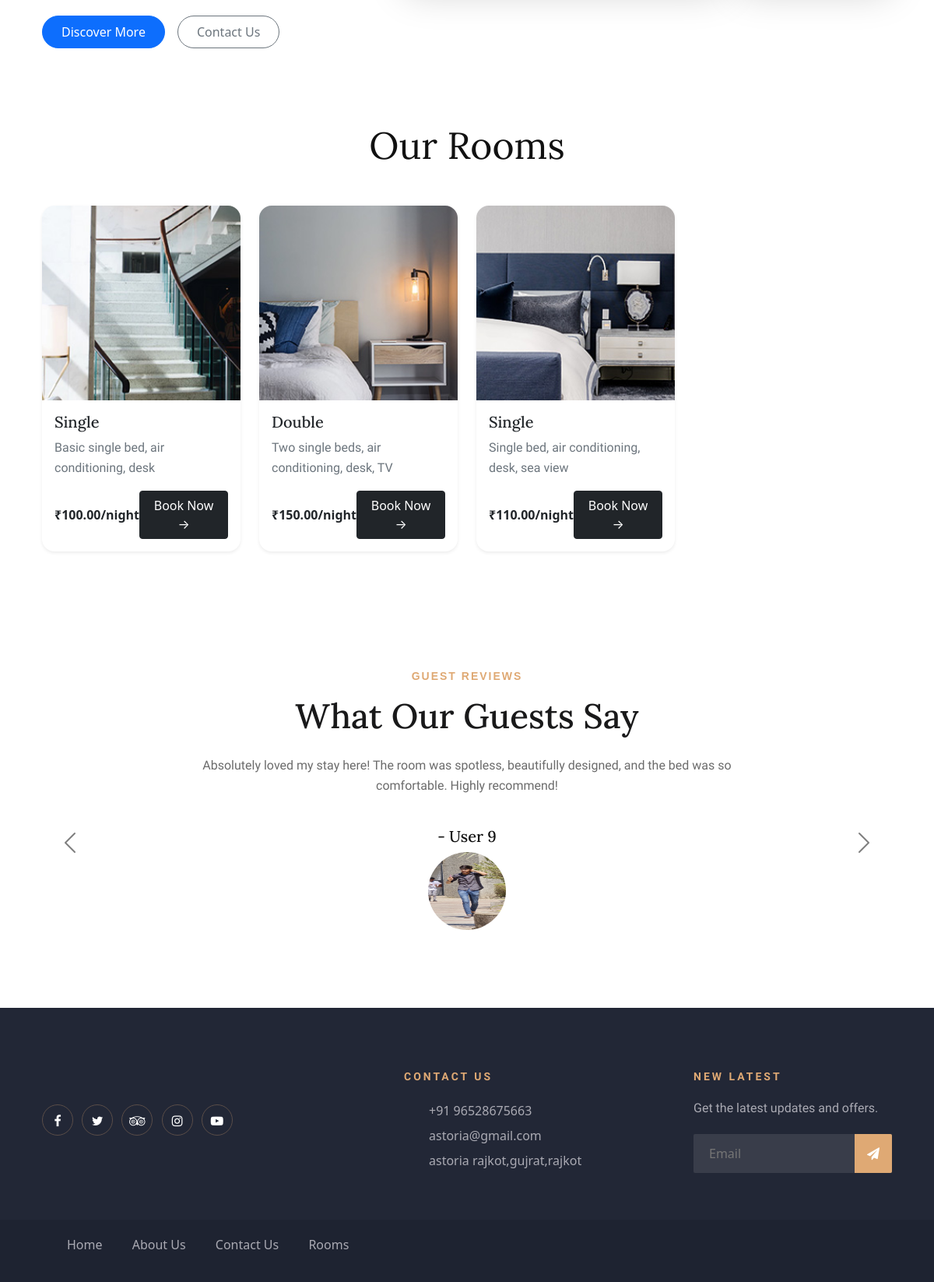
Before: / (lower part) with the older database file.
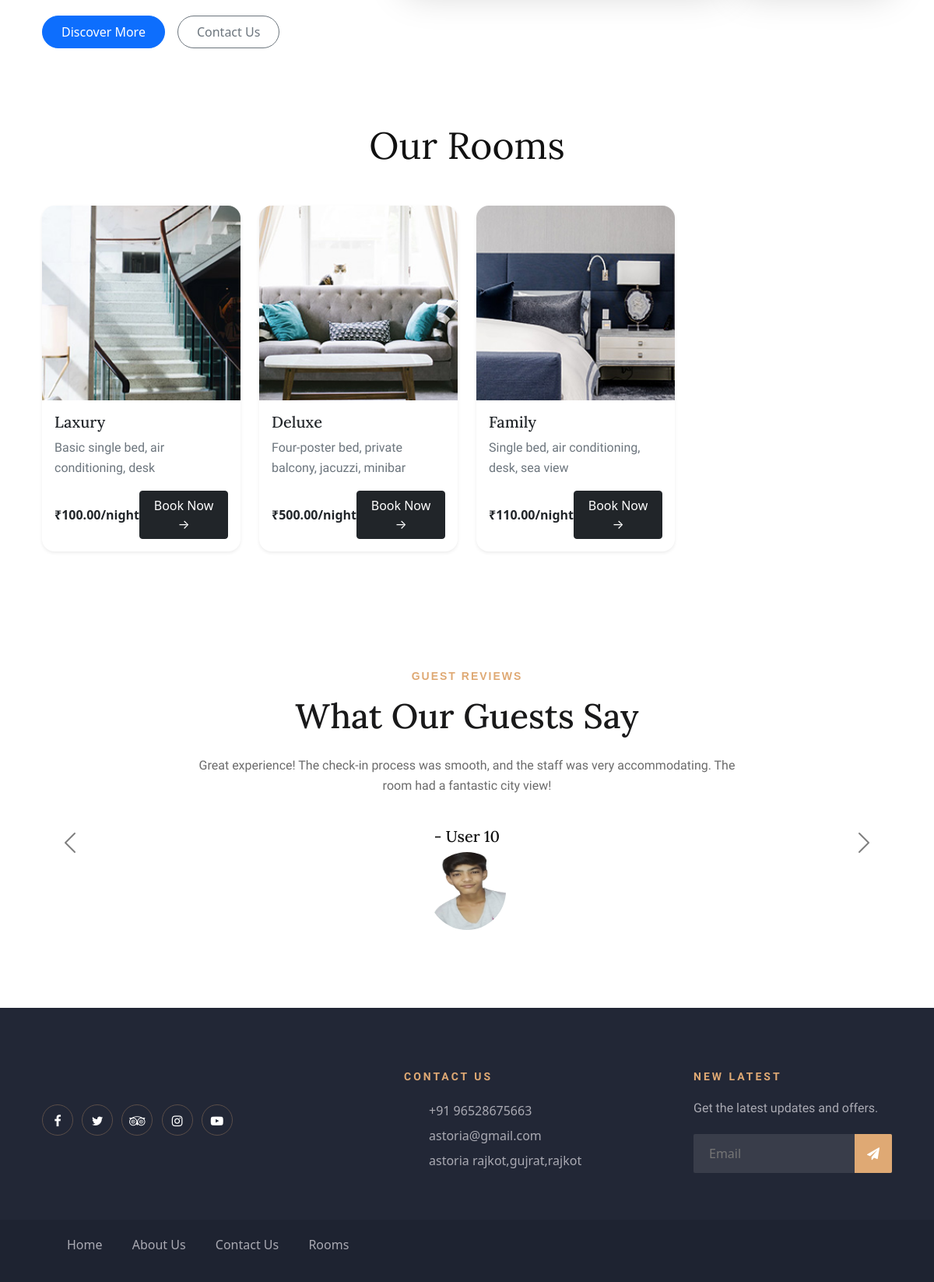
After: the same page with the newer database file.
### tables this page shows
CREATE TABLE `rooms` (
  `id` int NOT NULL,
  `room_no` int NOT NULL,
  `room_name` varchar(255) NOT NULL,
  `room_type` varchar(50) NOT NULL,
  `price` decimal(10,2) NOT NULL,
  `size` int DEFAULT '30',
  `capacity` int NOT NULL,
  `bed` varchar(255) NOT NULL,
  `room_status` enum('Available','Booked','Maintenance') NOT NULL,
  `services` text NOT NULL,
  `description` text,
  `image` varchar(255) NOT NULL
);

CREATE TABLE `reviews` (
  `review_id` int NOT NULL,
  `user_id` int NOT NULL,
  `room_no` int NOT NULL,
  `rating` int DEFAULT NULL,
  `review_text` text,
  `created_at` timestamp NULL DEFAULT CURRENT_TIMESTAMP
);

CREATE TABLE `users` (
  `id` int NOT NULL,
  `fullname` varchar(30) NOT NULL,
  `email` varchar(30) NOT NULL,
  `password` varchar(20) NOT NULL,
  `confirm_password` varchar(20) NOT NULL,
  `mobile_no` bigint DEFAULT NULL,
  `address` varchar(100) DEFAULT NULL,
  `role` enum('guest','admin') DEFAULT 'guest',
  `status` enum('active','inactive') NOT NULL DEFAULT 'inactive',
  `profile_picture` varchar(200) DEFAULT NULL,
  `activation_code` varchar(255) DEFAULT NULL
);

### index.php (the view, shortened to what this page needs)
<?php
include 'db_connection.php';
$room_query = "SELECT * FROM rooms WHERE room_status = 'Available'";
$room_result = mysqli_query($con, $room_query);
$review_query = "SELECT *
        FROM reviews
        JOIN users";
$review_result = mysqli_query($con, $review_query);
?>
<!DOCTYPE html>
<html lang="zxx">
<head>
</head>
<body>
    <?php
    include_once('header.php');
    ?>
    <section class="aboutus-section py-5">
        <div class="container">
            <div class="row g-4 align-items-center">
                <div class="col-lg-5 order-lg-1">
                    <div class="about-content pe-lg-4 text-center text-lg-start">
                        <div class="about-details">
                            <div class="cta-buttons d-flex flex-column flex-sm-row justify-content-center justify-content-lg-start">
                                <a href="#" class="btn btn-primary rounded-pill px-4 py-2 me-sm-3 mb-2 mb-sm-0">
                                    Discover More
                                </a>
                                <a href="#" class="btn btn-outline-secondary rounded-pill px-4 py-2">
                                    Contact Us
                                </a>
                            </div>
                        </div>
                    </div>
                </div>
            </div>
        </div>
    </section>
    <section id="rooms" class="container py-5">
        <h2 class="text-center mb-5 display-5">Our Rooms</h2>
        <div class="row g-4">
            <?php while ($room = mysqli_fetch_assoc($room_result)): ?>
                <div class="col-12 col-sm-6 col-lg-3">
                    <div class="card shadow-sm border-0 rounded-4">
                        <img src="assets/images/rooms/<?php echo $room['image']; ?>" alt="<?php echo $room['room_type']; ?>" class="card-img-top rounded-top-4" style="height: 250px; object-fit: cover;">
                        <div class="card-body">
                            <h3 class="h5"><?php echo $room['room_type']; ?></h3>
                            <p class="text-muted"><?php echo $room['services']; ?></p>
                            <div class="d-flex justify-content-between align-items-center">
                                <span class="fw-bold">₹<?php echo $room['price']; ?>/night</span>
                                <a href="rooms.php" class="btn btn-dark">Book Now →</a>
                            </div>
                        </div>
                    </div>
                </div>
            <?php endwhile; ?>
        </div>
    </section>
    <section class="testimonial-section spad">
        <div class="container">
            <div class="row">
                <div class="col-lg-12 text-center">
                    <div class="section-title">
                        <span>Guest Reviews</span>
                        <h2>What Our Guests Say</h2>
                    </div>
                </div>
            </div>
        </div>
        <div id="testimonialCarousel" class="carousel slide" data-bs-ride="carousel" data-bs-interval="3000">
            <div class="carousel-inner">
                <?php $index = 0; ?>
                <?php while ($review = mysqli_fetch_assoc($review_result)): ?>
                    <div class="carousel-item <?php echo $index === 0 ? 'active' : ''; ?>">
                        <div class="ts-item text-center">
                            <p><?php echo $review['review_text']; ?></p>
                            <div class="ti-author">
                                <div class="rating">
                                    <?php for ($i = 0; $i < $review['rating']; $i++): ?>
                                        <i class="icon_star"></i>
                                    <?php endfor; ?>
                                </div>
                                <h5> - User <?php echo $review['user_id']; ?></h5>
                            </div>
                            <img src="assets/images/profile_picture/<?php echo $review['profile_picture']; ?>" alt="Testimonial" class="mx-auto d-block" style="border-radius:50%;" height="100px" width="100px">
                        </div>
                    </div>
                    <?php $index++; ?>
                <?php endwhile; ?>
            </div>
            <a class="carousel-control-prev" href="#testimonialCarousel" role="button" data-bs-slide="prev">
                <span class="carousel-control-prev-icon" aria-hidden="true"></span>
            </a>
            <a class="carousel-control-next" href="#testimonialCarousel" role="button" data-bs-slide="next">
                <span class="carousel-control-next-icon" aria-hidden="true"></span>
            </a>
        </div>
    </section>
    <?php
    include('footer.php');
    ?>
</body>
</html>

Changed rows visible on the page:
no longer on this page (row edited): rooms: image (picture), room_type "Double", services "Two single beds, air conditioning, desk, TV", price "150.00"
removed reviews: review_text "Absolutely loved my stay here! The room was spotless, beautifully designed, and the bed was so comfortable. Highly recommend!", rating 5 (drawn), user "9", user.profile_picture (picture)
changed rooms "Basic single bed, air conditioning, desk": room_type "Single" → "Laxury"
now on this page (row edited): rooms: image (picture), room_type "Deluxe", services "Four-poster bed, private balcony, jacuzzi, minibar", price "500.00"
changed rooms "Single bed, air conditioning, desk, sea view": room_type "Single" → "Family"
now on this page (row unchanged): reviews: review_text "Great experience! The check-in process was smooth, and the staff was very accommodating. The room had a fantastic city view!", rating 4 (drawn), user "10", user.profile_picture (picture)
